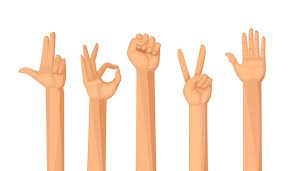
#> input picture Actividad2/manos.jpg, 295 x 171 px, found by its file name
$ python Actividad_IV_White_Patch.py
#> lines starting #> are read from the running program, lines starting #| are printed output that depends on the picture; after the words box and inside, x2 and y2 are one past the last pixel; in counts of white or black regions, pixels touching at a corner belong together
##Jonathan Beltran Neri 22310188
##Actividad IV: White Patch
import cv2
import numpy as np
import matplotlib.pyplot as plt

# Cargar la imagen
image = cv2.imread("Actividad2/manos.jpg")
#> image is the input picture: shape (171, 295, 3); mean B, G, R 219.2, 233.2, 250.7
if image is None:
    raise FileNotFoundError("No se pudo cargar la imagen. Verifica la ruta y el nombre del archivo.")

image = cv2.cvtColor(image, cv2.COLOR_BGR2RGB)  # Convertir de BGR a RGB

# Generar imágenes con tinte rojo y verde
image_red = image.copy()
image_green = image.copy()

image_red[:, :, 1] = np.clip(image_red[:, :, 1] * 0.5, 0, 255)  # Reducir verde
image_red[:, :, 2] = np.clip(image_red[:, :, 2] * 1.5, 0, 255)  # Aumentar rojo
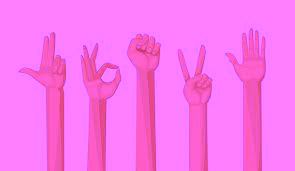
#> image_red: shape (171, 295, 3); mean R, G, B 250.7, 116.2, 238

image_green[:, :, 0] = np.clip(image_green[:, :, 0] * 0.5, 0, 255)  # Reducir azul
image_green[:, :, 1] = np.clip(image_green[:, :, 1] * 1.5, 0, 255)  # Aumentar verde
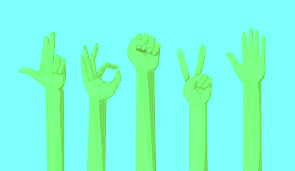
#> image_green: shape (171, 295, 3); mean R, G, B 125, 253.5, 219.2

# Función para aplicar el algoritmo White Patch
def white_patch(img):
    max_values = np.max(img, axis=(0, 1))
#> max_values = [255, 255, 255]
    corrected_img = (img / max_values) * 255
    return np.clip(corrected_img, 0, 255).astype(np.uint8)

# Aplicar White Patch a las imágenes
wp_original = white_patch(image)
wp_red = white_patch(image_red)
#> in white_patch (call 2), `max_values = np.max(img, axis=(0, 1))`: max_values = [255, 127, 255]
#> in white_patch (call 2), `return np.clip(corrected_img, 0, 255).astype(np.uint8)`:
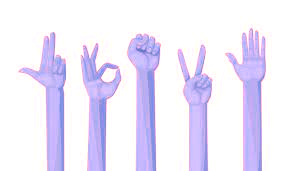
#> returned value: shape (171, 295, 3); mean of channels 0, 1, 2 250.7, 233, 238; drawn as B, G, R
wp_green = white_patch(image_green)
#> in white_patch (call 3), `max_values = np.max(img, axis=(0, 1))`: max_values = [127, 255, 255]
#> in white_patch (call 3), `return np.clip(corrected_img, 0, 255).astype(np.uint8)`:
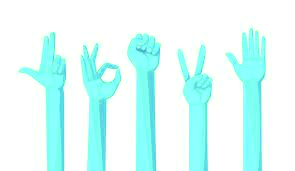
#> returned value: shape (171, 295, 3); mean of channels 0, 1, 2 250.6, 253.5, 219.2; drawn as B, G, R

# Función para clasificar con el método de Otsu
def apply_otsu_threshold(img):
    gray = cv2.cvtColor(img, cv2.COLOR_RGB2GRAY)
    _, binary = cv2.threshold(gray, 0, 255, cv2.THRESH_BINARY_INV + cv2.THRESH_OTSU)
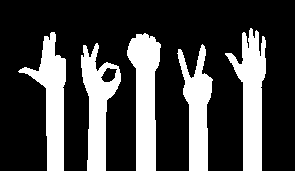
#> binary: shape (171, 295); 26.8% white; 5 white regions, box (x1, y1, x2, y2) and area: (127, 33, 161, 171) 2962, (225, 28, 266, 171) 2954, (18, 32, 66, 171) 2677, (81, 43, 121, 171) 2538, (177, 44, 213, 171) 2368
    return binary

# Aplicar el clasificador inicial (antes de White Patch)
binary_original = apply_otsu_threshold(image)
binary_red = apply_otsu_threshold(image_red)
#> in apply_otsu_threshold (call 2), `_, binary = cv2.threshold(gray, 0, 255, cv2.THRESH_BINARY_INV + cv2.TH..`: binary: shape (171, 295); 26.4% white; 5 white regions, box (x1, y1, x2, y2) and area: (225, 28, 266, 171) 2912, (127, 34, 161, 171) 2909, (18, 32, 66, 171) 2659, (81, 43, 121, 171) 2507, (177, 45, 213, 171) 2346
binary_green = apply_otsu_threshold(image_green)
#> in apply_otsu_threshold (call 3), `gray = cv2.cvtColor(img, cv2.COLOR_RGB2GRAY)`:
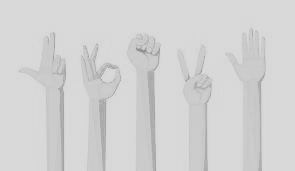
#> gray: shape (171, 295); min 138, max 217, mean 211.3
#> in apply_otsu_threshold (call 3), `_, binary = cv2.threshold(gray, 0, 255, cv2.THRESH_BINARY_INV + cv2.TH..`: binary: shape (171, 295); 26.5% white; 5 white regions, box (x1, y1, x2, y2) and area: (127, 34, 161, 171) 2916, (225, 28, 266, 171) 2915, (18, 32, 66, 171) 2662, (81, 43, 121, 171) 2511, (177, 45, 213, 171) 2343

# Aplicar el clasificador después del White Patch
binary_wp_original = apply_otsu_threshold(wp_original)
binary_wp_red = apply_otsu_threshold(wp_red)
#> in apply_otsu_threshold (call 5), `_, binary = cv2.threshold(gray, 0, 255, cv2.THRESH_BINARY_INV + cv2.TH..`: binary: shape (171, 295); 26.5% white; 5 white regions, box (x1, y1, x2, y2) and area: (127, 34, 161, 171) 2933, (225, 28, 266, 171) 2926, (18, 32, 66, 171) 2662, (81, 43, 121, 171) 2517, (177, 45, 213, 171) 2354
binary_wp_green = apply_otsu_threshold(wp_green)
#> in apply_otsu_threshold (call 6), `_, binary = cv2.threshold(gray, 0, 255, cv2.THRESH_BINARY_INV + cv2.TH..`:
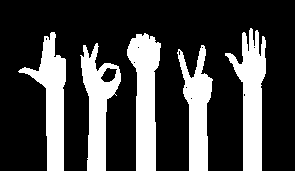
#> binary: shape (171, 295); 26.5% white; 5 white regions, box (x1, y1, x2, y2) and area: (127, 33, 161, 171) 2926, (225, 28, 266, 171) 2917, (18, 32, 66, 171) 2662, (80, 43, 121, 171) 2520, (177, 45, 213, 171) 2342

# Mostrar resultados en columnas
fig, axes = plt.subplots(4, 3, figsize=(10, 15))
titles = ["Imagen Original", "Imagen Roja", "Imagen Verde",
          "White Patch - Original", "White Patch - Roja", "White Patch - Verde",
          "Clasificador Inicial - Original", "Clasificador Inicial ", "Clasificador Inicial",
          "Clasificador Adaptado ", "Clasificador Adaptado ", "Clasificador Adaptado "]

images = [image, image_red, image_green,
          wp_original, wp_red, wp_green,
          binary_original, binary_red, binary_green,
          binary_wp_original, binary_wp_red, binary_wp_green]

for i, ax in enumerate(axes.flatten()):
    if i < len(images):
        if len(images[i].shape) == 2:  # Si es una imagen binaria
            ax.imshow(images[i], cmap='gray')
        else:
            ax.imshow(images[i])
        ax.set_title(titles[i])
        ax.axis('off')
    else:
        ax.axis('off')  # Ocultar ejes si no hay imagen para mostrar

plt.tight_layout()
plt.show()
